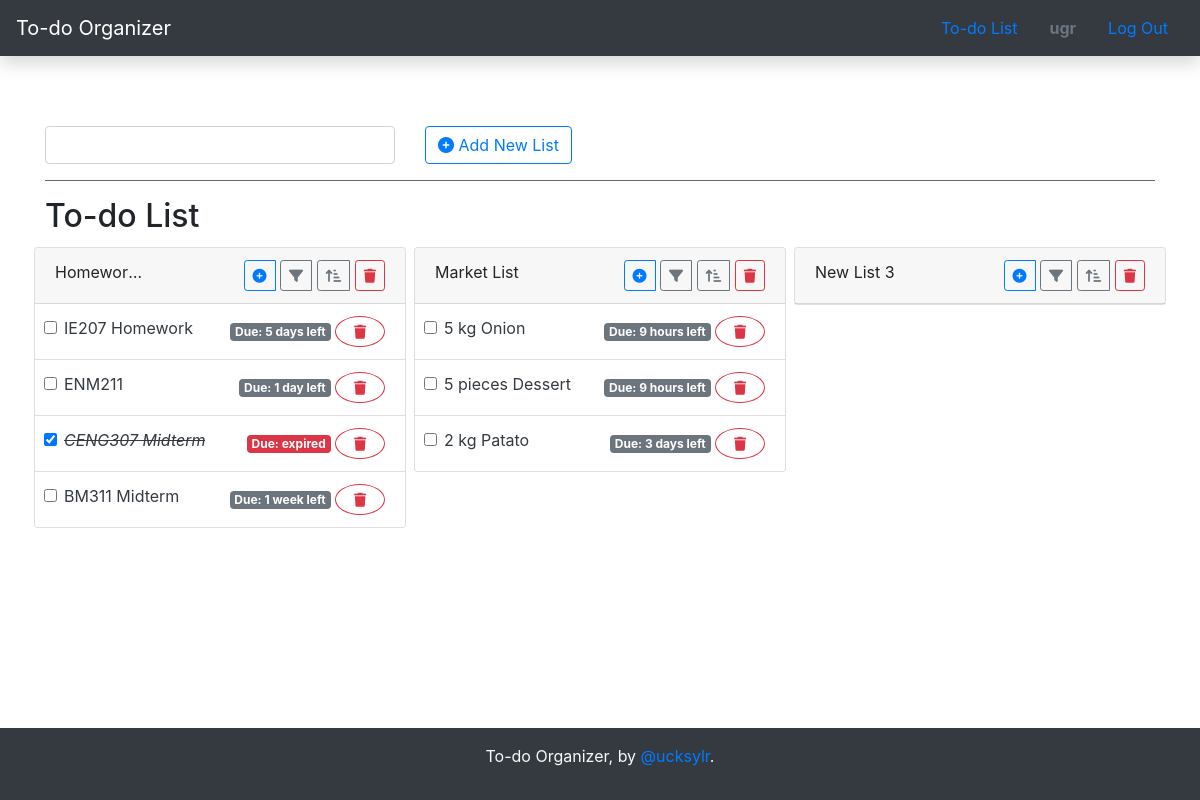
Page /order/ascending/64 (signed in) on the earlier database version.
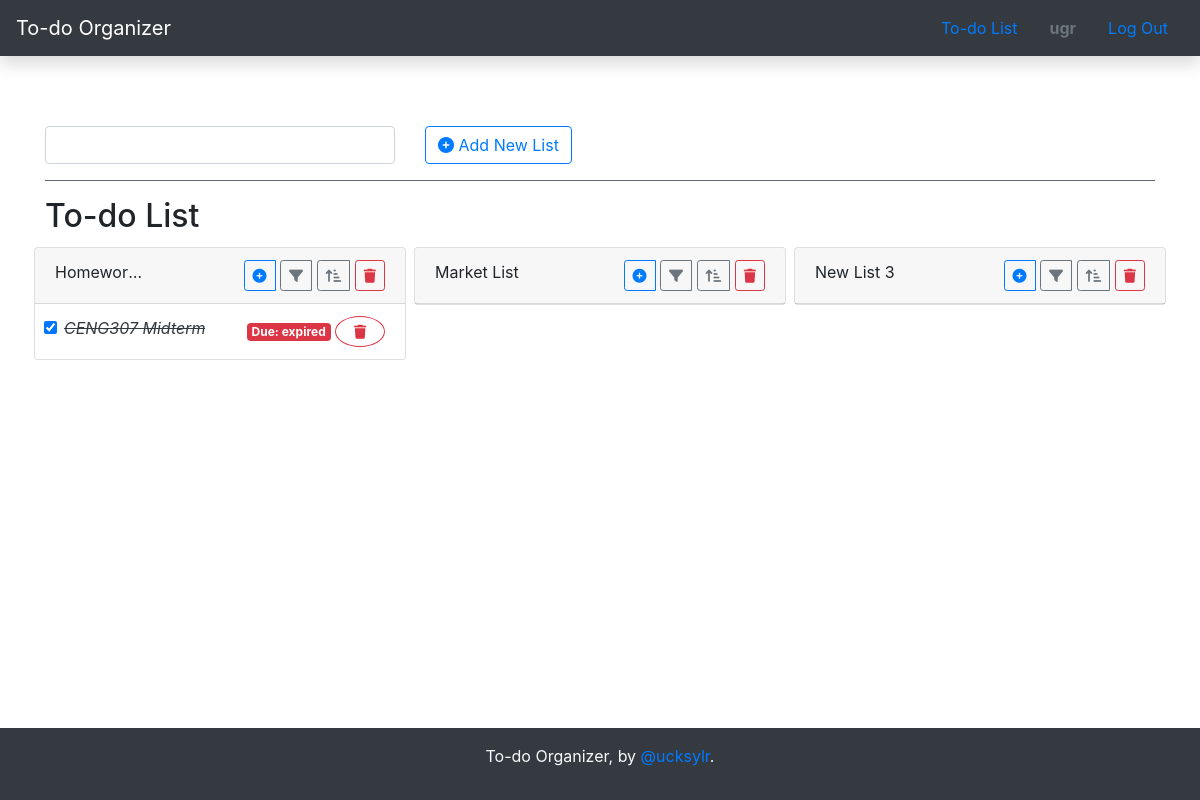
Same page on the later database version.
### todo/models.py (models this page shows)
class TodoList(models.Model):
    owner = models.ForeignKey(User, on_delete=models.CASCADE)
    name = models.CharField(max_length=64)
    created_at = models.DateTimeField(auto_now_add=True)

class Todo(models.Model):
    todolist = models.ForeignKey(TodoList, on_delete=models.CASCADE)
    name = models.CharField(max_length=64)
    description = models.CharField(max_length=256)
    deadline = models.DateTimeField()
    created_at = models.DateTimeField(auto_now_add=True)
    status = models.BooleanField()
    class Meta:
        ordering = ['deadline','status']

### todo/views.py (the view)
# urls.py: path("order/<str:ordering>/<int:id>", views.order, name="order"),
@login_required
def order(request, ordering, id):
    content = {}
    if request.user.is_authenticated:
        todolists = TodoList.objects.filter(owner=request.user)
        todos = {}
        for todolist in todolists:
            if todolist.id == id:
                if ordering == "ascending":
                    todos[todolist.name] =  Todo.objects.filter(todolist=todolist).order_by('-name')
                elif ordering == "descending":
                    todos[todolist.name] =  Todo.objects.filter(todolist=todolist).order_by('name')
                elif ordering == "created":
                    todos[todolist.name] =  Todo.objects.filter(todolist=todolist).order_by('created_at')
                elif ordering == "deadline":
                    todos[todolist.name] =  Todo.objects.filter(todolist=todolist).order_by('deadline')
                elif ordering == "completed":
                    todos[todolist.name] =  Todo.objects.filter(todolist=todolist).order_by('-status')
                elif ordering == "notcompleted":
                    todos[todolist.name] =  Todo.objects.filter(todolist=todolist).order_by('status')
            else:
                todos[todolist.name] =  Todo.objects.filter(todolist=todolist)
        content = {
            "todolists": TodoList.objects.filter(owner=request.user),
            "todos": todos,
            }
    return render(request, "todo/index.html", content)

### todo/templatetags/filter.py (called while the page is built)
@register.filter(name='getdictvalues')
def getdictvalues(dict,x):
    return dict.get(x)

@register.filter()
@stringfilter
def upto(value):
    return "expired" if value == "0\xa0minutes" else f"{value.split(',')[0]} left"

@register.filter()
@stringfilter
def timeformat(value):
    return f"{value.split(' ')[0]}"

@register.filter()
@stringfilter
def coloredlist(value):
    rnd = random.randint(0,7)
    colors = ["primary", "secondary", "success", "danger", "warning", "info", "light", "dark"]
    return colors[rnd]

@register.filter()
@stringfilter
def expiredbadge(value):
    return "danger" if value == "expired" else "secondary"

### todo/templates/todo/index.html (shortened to what this page needs)
{% extends "todo/layout.html" %}
{% load static %}
{% block body %}
    {% if not user.is_authenticated %}
        <h5>Please register or login. If you have an account, go to <a class="link" href="{%url 'login'%}">login</a>.</h5>
    {% else %}
    <form action="{% url 'createlist' %}" class="form-group" method="POST">
        <div class="form-group row">
            <div class="col-sm-4">
                <input type="text" class="form-control" name="addnewlist">
            </div>
            <div class="col-sm-4">
                <button type="submit" class="btn btn-outline-primary"><i class="fas fa-plus-circle"></i> Add New List</button>
            </div>
        </div>
    </form>
    <hr class="bg-secondary">
    <h2>To-do List</h2>
    <div class="row">
        {% for todolist in todolists %}
            {% include "todo/snippets/todolistcard.html" %}
        {% empty %}
            <div class="col-12">
                <h4>Nothing to show here.</h4>
            </div>
        {% endfor %}
    </div>
    {% endif %}
{% endblock %}

### todo/templates/todo/snippets/todolistcard.html (shortened to what this page needs)
{% load filter %}
<div class="col-lg-4 col-md-6 col-sm-12 p-1 mb-2" id="list{{todolist.id}}">
    <div class="card show">
        <div class="card-header">
            <div class="row">
                <div class="col-4 text-truncate">
                    {{ todolist.name }}
                </div>
                <div class="col-8 text-right">
                    <div class="btn-group dropleft">{% include 'todo/todos/todolistaddtodo.html'%}</div>
                    <div class="btn-group dropdown">{% include 'todo/todos/todolistfiltertodo.html'%}</div>
                    <div class="btn-group dropdown">{% include 'todo/todos/todolistordertodo.html'%}</div>
                    <button class="btn btn-outline-danger btn-sm " id="deletelist" data-id="{{todolist.id}}" data-name="{{todolist.name}}">
                        <i class="fas fa-trash"></i>
                    </button>
                </div>
            </div>
        </div>
        <ul class="list-group list-group-flush">
            {% with todolistname=todolist.name %}
                {% for todo in todos|getdictvalues:todolistname %}
                    {% include "todo/snippets/todolistitem.html" %}
                {% endfor %}
            {% endwith %}
        </ul>
    </div>
</div>

### todo/templates/todo/todos/todolistaddtodo.html (shortened to what this page needs)
<button class="btn btn-outline-primary btn-sm" href="{% url 'add' todolist.id %}" id="addnewtodo" data-toggle="dropdown" aria-haspopup="true" aria-expanded="false">
    <i class="fas fa-plus-circle"></i>
</button>

### todo/templates/todo/todos/todolistfiltertodo.html (shortened to what this page needs)
<button class="btn btn-outline-secondary btn-sm" type="button" data-toggle="dropdown" aria-haspopup="true" aria-expanded="false" id="filterlist">
    <i class="fas fa-filter"></i>
</button>

### todo/templates/todo/todos/todolistordertodo.html (shortened to what this page needs)
<button class="btn btn-outline-secondary btn-sm" type="button" data-toggle="dropdown" aria-haspopup="true" aria-expanded="false" id="orderlist">
    <i class="fas fa-sort-amount-up-alt"></i>
</button>

### todo/templates/todo/snippets/todolistitem.html (shortened to what this page needs)
{% load filter %}
<li class="list-group-item" id="todoitem{{todo.id}}">
    <div class="row">
        <div class="col-4 pl-4">
            <input  {% if todo.status %} checked {% endif %} type="checkbox" class="form-check-input" id="input{{todo.id}}" data-id="{{todo.id}}" data-name="{{todo.name}}">
            <a class="text-dark" style="text-decoration: none;" href="#" role="button" id="dropdownMenuLink" data-toggle="dropdown" aria-haspopup="true" aria-expanded="false">
                <span class="d-inline-block text-truncate" style="max-width: 170px;" id="span{{todo.id}}">
                    {% if todo.status %} <del class="font-italic">{{ todo.name }}</del> {% else %} {{ todo.name }} {% endif %}
                </span>
            </a>
        </div>
        <div class="col-8 text-right">
            <span class="badge badge-{{ todo.deadline|timeuntil|upto|expiredbadge }}">Due: {{ todo.deadline|timeuntil|upto }}</span>
            <button class="btn btn-outline-danger btn-sm rounded-circle btn-xsm " id="deletetodo" data-id="{{todo.id}}">
                <i class="fas fa-trash"></i>
            </button>
        </div>
    </div>
</li>

Differences in the rows shown:
removed Todo: name "IE207 Homework", deadline|upto "5 days left", shown under TodoList "Homeworks"
removed Todo: name "ENM211", deadline|upto "1 day left", shown under TodoList "Homeworks"
removed Todo: name "BM311 Midterm", deadline|upto "1 week left", shown under TodoList "Homeworks"
removed Todo: name "5 kg Onion", deadline|upto "9 hours left", shown under TodoList "Market List"
removed Todo: name "5 pieces Dessert", deadline|upto "9 hours left", shown under TodoList "Market List"
removed Todo: name "2 kg Patato", deadline|upto "3 days left", shown under TodoList "Market List"
